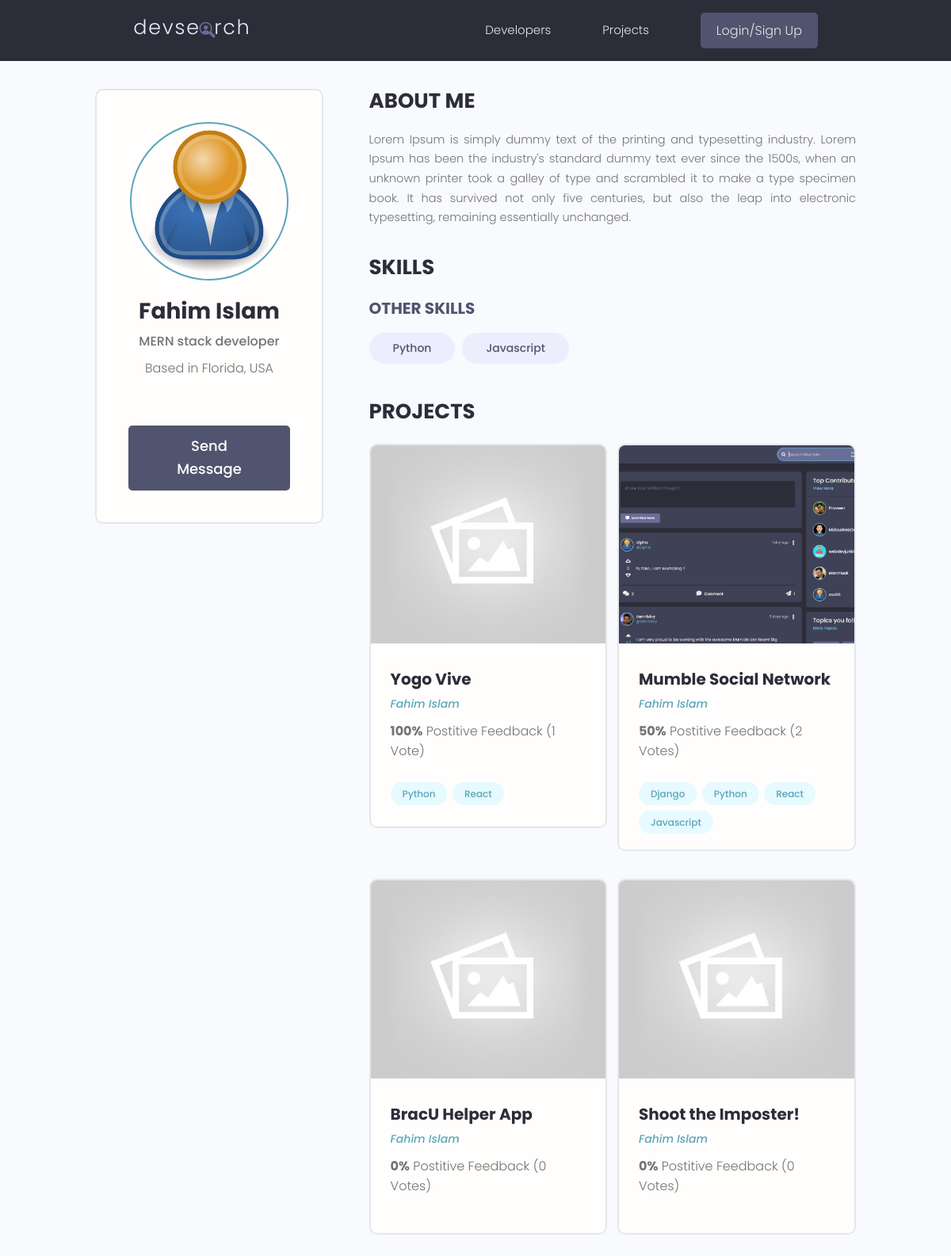
Page /profile/78c0498f-98ec-49e5-b108-1823d42d0868/ on the committed database.
### users/models.py (models this page shows, shortened)
class Profile(models.Model):
    user = models.OneToOneField(User, on_delete=models.CASCADE, null=True,blank=True)
    name = models.CharField(max_length=200, blank=True, null=True)
    email = models.EmailField(max_length=500, blank=True, null=True)
    username = models.CharField(max_length=200, blank=True, null=True)
    location = models.CharField(max_length=200, blank=True, null=True)
    short_intro = models.CharField(max_length=200,blank=True, null=True)
    bio = models.TextField(blank=True, null=True)
    profile_image = models.ImageField(blank=True, null=True, upload_to = 'profiles/',default='profiles/user-default.png')
    social_github = models.CharField(max_length=200, blank=True, null=True)
    social_twitter = models.CharField(max_length=200, blank=True, null=True)
    social_linkedin = models.CharField(max_length=200, blank=True, null=True)
    social_youtube = models.CharField(max_length=200, blank=True, null=True)
    social_website = models.CharField(max_length=200, blank=True, null=True)
    created = models.DateTimeField(auto_now_add=True)
    id = models.UUIDField(default=uuid.uuid4, unique=True,primary_key=True, editable=False)
    class Meta:
        ordering = ['created'] # -created to reverse

class Skill(models.Model):
    owner = models.ForeignKey(Profile, on_delete=models.CASCADE,null=True,blank=True)
    name = models.CharField(max_length=200, blank=True, null=True)
    description = models.TextField(blank=True, null=True)
    created = models.DateTimeField(auto_now_add=True)
    id = models.UUIDField(default=uuid.uuid4, unique=True,primary_key=True, editable=False)

### projects/models.py (models this page shows, shortened)
class Project(models.Model):
    owner = models.ForeignKey(Profile,null=True, blank=True, on_delete=models.CASCADE)
    title = models.CharField(max_length=200)
    description = models.TextField(null=True, blank=True)
    featured_image = models.ImageField(null=True, blank=True, default='default.jpg')
    demo_link = models.CharField(max_length=2000, null=True, blank=True)
    source_link = models.CharField(max_length=2000, null=True, blank=True)
    vote_total = models.IntegerField(default=0,null=True,blank=True)
    vote_ratio = models.IntegerField(default=0,null=True,blank=True)
    tags = models.ManyToManyField('Tag',blank=True)
    created = models.DateTimeField(auto_now_add=True)
    id = models.UUIDField(default=uuid.uuid4, unique=True,primary_key=True, editable=False)
    class Meta:
        ordering = ['-vote_ratio','-vote_total','title'] # -created to reverse

class Tag(models.Model):
    name = models.CharField(max_length=200)
    created = models.DateTimeField(auto_now_add=True)
    id = models.UUIDField(default=uuid.uuid4, unique=True,primary_key=True, editable=False)
    def __str__(self):
        return self.name

### users/views.py (the view)
# urls.py: path('profile/<str:pk>/',views.userProfile,name='user-profile'),
def userProfile(request,pk):
    profile = Profile.objects.get(id=pk)
    topSkills = profile.skill_set.exclude(description__exact = "")
    otherSkills = profile.skill_set.filter(description = "")
    context = {'profile':profile,'topSkills':topSkills,'otherSkills':otherSkills}
    return render(request,'users/user-profile.html',context)

### users/templates/users/user-profile.html (shortened to what this page needs)
{% extends 'main.html' %}
{% block content %}
  <main class="profile my-md">
    <div class="container">
      <div class="layout">
        <div class="column column--1of3">
          <div class="card text-center">
            <div class="card__body dev">
              <img class="avatar avatar--xl" src="{{profile.profile_image.url}}" />
              <h2 class="dev__name">{{profile.name}}</h2>
              <p class="dev__title">{{profile.short_intro}}</p>
              <p class="dev__location">Based in {{profile.location}}</p>
              {% if request.user.profile.id != profile.id %}
              <a href="{% url 'create-message' profile.id %}" class="btn btn--sub btn--lg">Send Message </a>
              {% endif %}
            </div>
          </div>
        </div>
        <div class="column column--2of3">
          <div class="devInfo">
            <h3 class="devInfo__title">About Me</h3>
            <p class="devInfo__about">
              {{profile.bio}}
            </p>
          </div>
          <div class="devInfo">
            <h3 class="devInfo__title">Skills</h3>
            <div class="devInfo__skills">
              <h3 class="devInfo__subtitle">Other Skills</h3>
              <div class="devInfo__otherSkills">
                {% for skill in otherSkills %}
                <span class="tag tag--pill tag--sub tag--lg">
                  <small>{{skill.name}}</small>
                </span>
                {% endfor %}
              </div>
            </div>
          </div>
          <div class="devInfo">
            <h3 class="devInfo__title">Projects</h3>
            <div class="grid grid--two">
              {% for project in profile.project_set.all %}
              <div class="column">
                <div class="card project">
                  <a href="{% url 'project' project.id %}" class="project">
                    <img class="project__thumbnail" src="{{project.featured_image.url}}" alt="project thumbnail" />
                    <div class="card__body">
                      <h3 class="project__title">{{project.title}}</h3>
                      <p><a class="project__author" href="{% url 'user-profile' profile.id %}">{{project.owner.name}}</a></p>
                      <p class="project--rating">
                        <span style="font-weight: bold;">{{project.vote_ratio}}%</span> Postitive
                        Feedback ({{project.vote_total}} Vote{{project.vote_total|pluralize:"s"}})
                      </p>
                      <div class="project__tags">
                        {% for tag in project.tags.all %}
                        <span class="tag tag--pill tag--main">
                          <small>{{tag}}</small>
                        </span>
                        {% endfor %}
                      </div>
                    </div>
                  </a>
                </div>
              </div>
              {% endfor %}
            </div>
          </div>
        </div>
      </div>
    </div>
  </main>
{% endblock %}

### static/styles/app.css (style rules this page uses)
:root { --color-sub: #2d2d39; }
.btn--sub { background-color: var(--color-sub-light); }
.card { border: 2px solid var(--color-light); }
img { width: 100%; }
.profile .card > .dev { padding: 4rem; }
.dev__name { color: var(--color-sub); font-size: 2.8rem; font-weight: 700; margin-top: 1rem; margin-bottom: 0.5rem; }
.dev__title { font-size: 1.6rem; font-weight: 500; line-height: 1.3; }
.dev__location { margin-top: 1rem; }
.devInfo { margin-bottom: 3rem; }
.devInfo__title, .devInfo__subtitle { font-size: 2.6rem; color: var(--color-sub); text-transform: uppercase; font-weight: 700; margin-bottom: 1.5rem; }
.devInfo__subtitle { font-size: 2rem; color: var(--color-sub-light); }
.devInfo__about, .devSkill__info { font-size: 1.45rem; line-height: 1.7; text-align: justify; }
.project__author { font-size: 1.4rem; font-style: italic; }
.project--rating { margin-bottom: 1.6em; margin-top: .5em; }
.project__thumbnail { height: 25rem; object-fit: cover; object-position: top center; }
.project__title { font-size: 2rem; font-weight: 700; color: var(--color-sub); }

### static/uikit/styles/modules/_variables.css (style rules this page uses)
:root { --color-main: #5aa5b9; --color-main-light: #e6faff; --color-sub: #3f4156; --color-sub-light: #51546e; --color-sub-lighter: #ededfd; --color-text: #737373; --color-gray: #8b8b8b; --color-light: #e5e7eb; --color-light-gray: #767676; --color-bg: #f8fafd; --color-white: #fffefd; --color-white-light: #f3f3f3; --color-success: #359e64; --color-success-bg: #def8e8; --color-error: #fc4b0b; --color-error-bg: #fff2ee; --font-base: 'Poppins', arial, helvetica, 'Segoe UI', roboto, ubuntu, sans-serif; --font-monospace: 'Fira Code', 'Courier New', courier, monospace; --font-regular: 300; --font-medium: 500; --font-bold: 700; --generic-shadow: 1px 1px 5px #00000010; --generic-transition: all 0.3s ease-in-out; }

### static/uikit/styles/modules/_base.css (style rules this page uses)
* { margin: 0; padding: 0; box-sizing: border-box; text-rendering: optimizeLegibility; color: inherit; font-size: inherit; }
html { font-size: 50%; }
@media only screen and (min-width: 480px) { html { font-size: 56.25%; } }
@media only screen and (min-width: 1200px) { html { font-size: 62.5%; } }
body { line-height: 1.6; font-weight: 400; font-size: 1.5rem; color: var(--color-text); background-color: var(--color-bg); min-height: 100vh; }

### static/uikit/styles/modules/_typography.css (style rules this page uses)
* { font-family: var(--font-base); }
h2 { font-size: 3.6rem; font-weight: var(--font-bold); }
h3 { font-size: 3.2rem; font-weight: var(--font-medium); }
p, span, strong { font-size: 1.6rem; color: var(--color-text); font-weight: var(--font-regular); }
a { padding-bottom: 2px; text-decoration: none; display: inline-block; color: var(--color-main); font-weight: var(--font-medium); }

### static/uikit/styles/modules/_utilities.css (style rules this page uses)
.container { width: 92%; max-width: 165rem; margin: 0 auto; box-sizing: border-box; }
@media screen and (min-width: 1000px) { .container { width: 90%; } }
@media screen and (min-width: 1200px) { .container { width: 80%; } }
.text-center { text-align: center; }
.my-md { margin: 3rem auto; }

### static/uikit/styles/modules/_avatar.css (style rules this page uses)
.avatar { border-radius: 50%; border: 2px solid var(--color-main); object-fit: cover; }
.avatar--xl { height: 20rem; width: 20rem; }

### static/uikit/styles/modules/_button.css (style rules this page uses)
.btn { display: inline-block; position: relative; cursor: pointer; background-color: var(--color-light); font-weight: var(--font-medium); color: var(--color-sub); text-decoration: none; padding: 1rem 2rem; border-radius: 0.5rem; border: none; width: -webkit-fit-content; width: -moz-fit-content; width: fit-content; height: -webkit-fit-content; height: -moz-fit-content; height: fit-content; font-size: 1.6rem; outline-width: 0; outline-color: transparent; -webkit-backface-visibility: hidden; backface-visibility: hidden; transition: all 0.3s ease-in-out; }
.btn--sub { background-color: var(--color-sub); color: var(--color-white); }
.btn--lg { font-size: 1.8rem; padding: 1.2rem 4.5rem; }

### static/uikit/styles/modules/_card.css (style rules this page uses)
.card { border-radius: 1rem; background-color: var(--color-white); border: 1.5px solid var(--color-light); width: auto; height: auto; margin-top: 0.5rem; margin-bottom: 0.5rem; overflow: hidden; }
.card__body, .card__header { padding: 2rem 2.5rem; }

### static/uikit/styles/modules/_grid.css (style rules this page uses)
.grid { display: flex; flex-wrap: wrap; justify-content: flex-start; align-items: stretch; }
.grid > .column { min-width: 28rem; margin-bottom: 2.5rem; }
.grid--two > .column { flex-basis: 100%; }
@media screen and (min-width: 800px) { .grid--two { margin-right: -2%; } }
@media screen and (min-width: 800px) { .grid--two > .column { margin-right: 2%; } }
@media screen and (min-width: 800px) { .grid--two > .column { flex-basis: 48%; } }

### rows in the picture
Profile: profile_image (placeholder picture), name "Fahim Islam", short_intro "MERN stack developer", location "Florida, USA", bio "Lorem Ipsum is simply dummy text of the printing and typesetting industry. Lorem Ipsum has been the industry's standard dummy text ever since the 1500s, when an unknown printer took a galley of type and scrambled it to make a type specimen book. It has survived not only five centuries, but also the leap into electronic typesetting, remaining essentially unchanged."
Skill: name "Python"
Skill: name "Javascript"
Project: featured_image (placeholder picture), title "Yogo Vive", owner.name "Fahim Islam", vote_ratio "100", vote_total "1"
Tag: name "Python"
Tag: name "React"
Project: featured_image (picture), title "Mumble Social Network", owner.name "Fahim Islam", vote_ratio "50", vote_total "2"
Tag: name "Django"
Tag: name "Javascript"
Project: featured_image (placeholder picture), title "BracU Helper App", owner.name "Fahim Islam", vote_ratio "0", vote_total "0"
Project: featured_image (placeholder picture), title "Shoot the Imposter!", owner.name "Fahim Islam", vote_ratio "0", vote_total "0"
